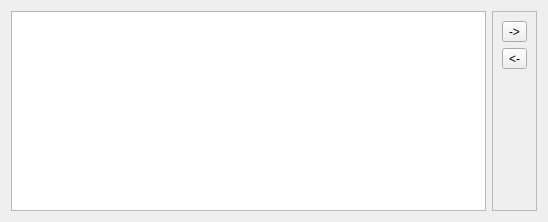
<?xml version="1.0" encoding="UTF-8"?>
<ui version="4.0">
 <class>DocumentViewerWidget</class>
 <widget class="QWidget" name="DocumentViewerWidget">
  <property name="geometry">
   <rect>
    <x>0</x>
    <y>0</y>
    <width>548</width>
    <height>222</height>
   </rect>
  </property>
  <property name="windowTitle">
   <string>Form</string>
  </property>
  <layout class="QHBoxLayout" name="horizontalLayout">
   <item>
    <widget class="DocumentEditorWidget" name="documentEditor"/>
   </item>
   <item>
    <widget class="QFrame" name="frame_3">
     <property name="frameShape">
      <enum>QFrame::StyledPanel</enum>
     </property>
     <property name="frameShadow">
      <enum>QFrame::Raised</enum>
     </property>
     <layout class="QVBoxLayout" name="verticalLayout_3">
      <item>
       <widget class="QToolButton" name="toolButtonNextWord">
        <property name="text">
         <string>-&gt;</string>
        </property>
       </widget>
      </item>
      <item>
       <widget class="QToolButton" name="toolButtonPrevWord">
        <property name="text">
         <string>&lt;-</string>
        </property>
       </widget>
      </item>
      <item>
       <spacer name="verticalSpacer">
        <property name="orientation">
         <enum>Qt::Vertical</enum>
        </property>
        <property name="sizeHint" stdset="0">
         <size>
          <width>20</width>
          <height>40</height>
         </size>
        </property>
       </spacer>
      </item>
     </layout>
    </widget>
   </item>
  </layout>
 </widget>
 <customwidgets>
  <customwidget>
   <class>DocumentEditorWidget</class>
   <extends>QTextEdit</extends>
   <header>DocumentEditorWidget.h</header>
  </customwidget>
 </customwidgets>
 <resources/>
 <connections/>
</ui>
